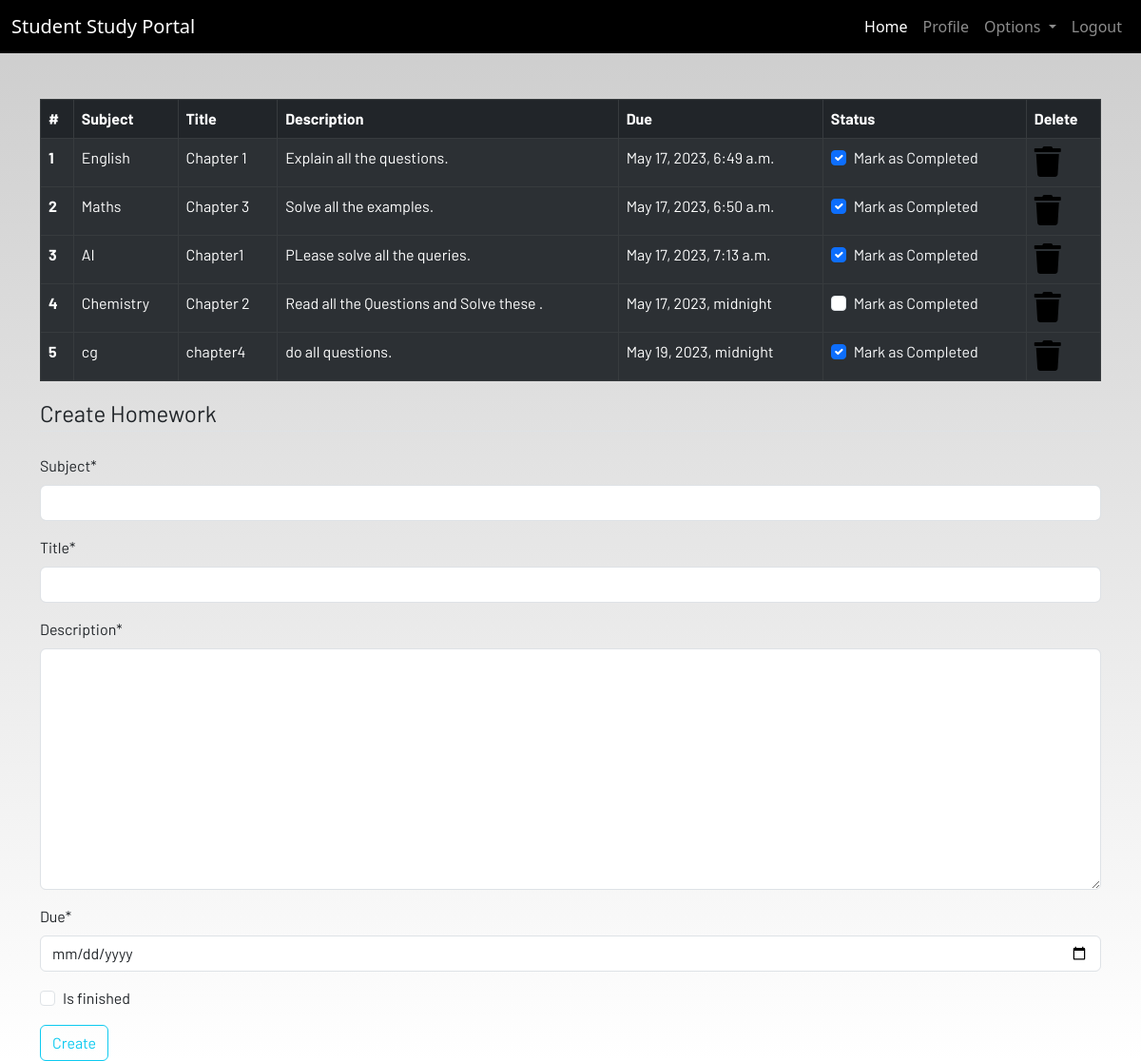
The page /homework (signed in) on the database its author committed.
### dashboard/models.py (models this page shows, shortened)
class Homework(models.Model):
    user = models.ForeignKey(User, on_delete=models.CASCADE)
    subject = models.CharField(max_length=50)
    title = models.CharField(max_length=100)
    description = models.TextField()
    due = models.DateTimeField()
    is_finished = models.BooleanField(default=False)

### dashboard/views.py (the view)
# urls.py: path('homework',views.homework,name="homework"),
@login_required
def homework(request):
    if request.method == "POST":
        form = HomeworkForm(request.POST)
        if form.is_valid():
            try:
                finished = request.POST['is_finished']
                if finished == 'on':
                    finished = True
                else:
                    finished = False
            except:
                finished = False
            homework = Homework(
                user = request.user,
                subject = request.POST['subject'],
                title = request.POST['title'],
                description = request.POST['description'],
                due = request.POST['due'],
                is_finished = finished
            )
            homework.save()
            messages.success(request,f'Homework Added from {request.user.username}!!')
    else:
        form = HomeworkForm()
    homework = Homework.objects.filter(user=request.user)
    if len(homework) == 0:
        homework_done = True
    else:
        homework_done = False
    context = {
            'homeworks': homework,
            'homeworks_done':homework_done,
            'form':form,
    }
    return render(request,'dashboard/homework.html',context)

### dashboard/forms.py
class HomeworkForm(forms.ModelForm):
    class Meta:
        model = Homework
        widgets = {'due':DateInput()}
        fields = ['subject','title','description','due','is_finished']

### dashboard/templates/dashboard/homework.html (shortened to what this page needs)
{% extends 'dashboard/base.html' %}
{% load static %}
{% load crispy_forms_tags %}
{% block content %}
<div class="container">
    {% if not homework_done %}
    <table class="table table-striped table-bordered table-hover table-dark">
        <thead>
            <tr>
                <th scope="col">#</th>
                <th scope="col">Subject</th>
                <th scope="col">Title</th>
                <th scope="col">Description</th>
                <th scope="col">Due</th>
                <th scope="col">Status</th>
                <th scope="col">Delete</th>
            </tr>
        </thead>
        <tbody>
        {% for homework in homeworks %}
            <tr>
                <th scope="row">{{forloop.counter}}</th>
                <td>{{homework.subject}}</td>
                <td>{{homework.title}}</td>
                <td>{{homework.description}}</td>
                <td>{{homework.due}}</td>
                <td>
                    <a href="{% url 'update-homework' homework.id %}">
                        <div class="form-check">
                            {% if homework.is_finished == True %}
                            <input class="form-check-input" type="checkbox" value="" checked>
                            {% else %}
                            <input class="form-check-input" type="checkbox" value="">
                            {% endif %}
                            <label class="form-check-label text-light" for="flexCheckDefault">
                                Mark as Completed
                            </label>
                        </div>
                    </a>
                </td>
                <td><a href="{% url 'delete-homework' homework.id %}"><i class="fa fa-trash fa-2x"></i></a></td>
            </tr>
        </tbody>
        {% endfor %}
    </table>
    {% else %}
    <h4>All homeworks are completed!! Create to have more!!</h4>
    {% endif %}
</div>
<div class=" container">
    <form method="POST">
        <fieldset class="form-group">
            <legend class="border-bottom mb-4">Create Homework</legend>
            {{ form|crispy }}
        </fieldset>
        <div class="form-group">
            <button href="" class="btn btn-outline-info" type="submit">
                Create
            </button>
        </div>
    </form>
</div>
{% endblock content %}

### dashboard/templates/dashboard/base.html (shortened to what this page needs)
<!DOCTYPE html>
{% load static %}
<html lang="en">
<head>
  <link href="https://cdn.jsdelivr.net/npm/bootstrap@5.3.0-alpha3/dist/css/bootstrap.min.css" rel="stylesheet">
  <link rel="stylesheet" href="https://use.fontawesome.com/releases/v5.7.2/css/all.css"
 />
  <link rel="stylesheet" href="{% static 'css/main.css' %}" />
</head>
<body>
  <header>
    <nav class="navbar navbar-expand-lg navbar-dark bg-dark">
      <div class="container-fluid">
        <a class="navbar-brand" href="{% url 'home' %}">Student Study Portal</a>
        <div class="collapse navbar-collapse justify-content-end" id="navbarSupportedContent">
          <ul class="navbar-nav mb-2 mb-lg-0">
            <li class="nav-item">
              <a class="nav-link active" aria-current="page" href="{% url 'home' %}">Home</a>
            </li>
            {% if user.is_authenticated %}
            <li class="nav-item">
              <a class="nav-link" href="{% url 'profile' %}">Profile</a>
            </li>
            <li class="nav-item dropdown">
              <a class="nav-link dropdown-toggle" href="#" id="navbarDropdown" role="button" data-toggle="dropdown"
                aria-haspopup="true" aria-expanded="false">
                Options
              </a>
            </li>
            <li class="nav-item">
              <a class="nav-link" href="{% url 'logout' %}">Logout</a>
            </li>
            {% endif %}
          </ul>
        </div>
      </div>
    </nav>
  </header>
  <br /><br />
  <main>
    {% block content %}
    {% endblock content %}
  </main>
</body>
</html>

### static/css/main.css (style rules this page uses)
html { scroll-behavior: smooth; height: 100%; width: 100%; }
main { font-family: Barlow, Quicksand, Rubik, sans-serif, serif, 'Times New Roman', Times, serif !important; }
.navbar { background-color: rgb(0, 0, 0) !important; }
a { text-decoration: none !important; color: black; }
html, body { max-width: 100%; overflow-x: hidden; height: 100%; width: 100%; }
body { background: linear-gradient(rgba(0, 0, 0, 0.2), rgba(255, 255, 255, 0.5)); overflow-x: hidden; background-repeat: no-repeat; }
.fa { color: black; }

### rows shown on the page
Homework: subject "English", title "Chapter 1", description "Explain all the questions.", due "May 17, 2023, 6:49 a.m."
Homework: subject "Maths", title "Chapter 3", description "Solve all the examples.", due "May 17, 2023, 6:50 a.m."
Homework: subject "AI", title "Chapter1", description "PLease solve all the queries.", due "May 17, 2023, 7:13 a.m."
Homework: subject "Chemistry", title "Chapter 2", description "Read all the Questions and Solve these .", due "May 17, 2023, midnight"
Homework: subject "cg", title "chapter4", description "do all questions.", due "May 19, 2023, midnight"
